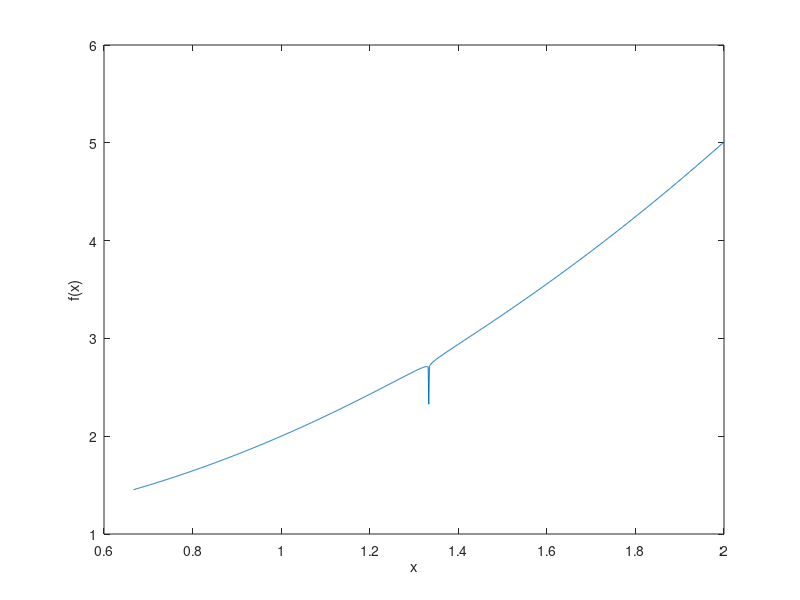

MATLAB code for this plot:
format long;

x=linspace(2/3,2,1001);
y= [];

for i = 1:1001
    y(i) = log(abs(3*(1-x(i))+1))/80 + x(i)^2 +1;
end

plot(x,y);
xlabel('x');
ylabel('f(x)');
disp ('valore interno al limite in x=4/3 : ');
disp (abs(3*(1-4/3)+1))
disp ('la funzione calcolata in 4/3 ha in output:');
disp(log(abs(3*(1-(4/3))+1))/80 + (4/3)^2 +1);